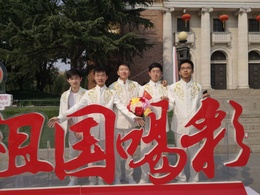
%> input picture 图像处理大作业/TEST.jpg, 260 x 195 px, shrunk from 1440 x 1080 before the run
$ octave Face4_2.m   (GNU Octave 9; MATLAB toolbox functions it lacks are replaced by stand-ins)
%> lines starting %> are read from the running program, lines starting %| are printed output that depends on the picture
clear all;close all;clc
load train.mat;
filename='C:\Users\THU-EE-WL\Desktop\TEST.jpg';

RGB=imread(filename);
%> RGB is the input picture: size 195x260x3 uint8; mean R, G, B 119.9, 82.5, 76
% [4 lines of commented-out code are left out]
[height,width,color]=size(RGB);
%> height = 195; width = 260; color = 3
RGB=double(RGB);
%> RGB: size 195x260x3 double

LEN=16; % block length 可以调整的参数；

H=fix(height/LEN);
%> H = 12
W=fix(width/LEN);
%> W = 16
R=RGB(:,:,1);
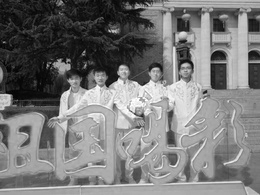
%> R: size 195x260 double; min 0, max 255, mean 119.9
G=RGB(:,:,2);
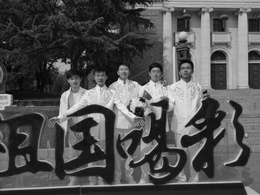
%> G: size 195x260 double; min 0, max 239, mean 82.5
B=RGB(:,:,3);
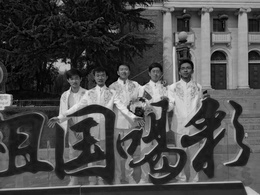
%> B: size 195x260 double; min 0, max 234, mean 76
mark=zeros(H,W); % mark matrix


L=4;v=v4;epsilon=0.695;
for idh=1:H
for idw=1:W
    target_r=R((idh-1)*LEN+1:idh*LEN,(idw-1)*LEN+1:idw*LEN);
    target_g=G((idh-1)*LEN+1:idh*LEN,(idw-1)*LEN+1:idw*LEN);
    target_b=B((idh-1)*LEN+1:idh*LEN,(idw-1)*LEN+1:idw*LEN);
    % 提取目标区域的三维颜色分量矩阵；

    u=zeros(1,2^(3*L)); % 频率分量向量
    for idx1=1:LEN
    for idx2=1:LEN
        r=target_r(idx1,idx2);
        g=target_g(idx1,idx2);
        b=target_b(idx1,idx2);
        kind=floor(r/(2^(8-L)))*2^(2*L)+floor(g/(2^(8-L)))*2^L+floor(b/(2^(8-L)));
        if kind>=0 && kind<2^(3*L)
            u(kind+1)=u(kind+1)+1;
        end
    end
    end
    u=u/(LEN^2);    % 得到一个块的颜色频率分量；

    % compute error and mark;
    err=1-sum(sqrt(v).*sqrt(u));
    if err<epsilon       % epsilon是可调参数；
        mark(idh,idw)=1; % 如果误差足够小，就标记该区域；
    end
end
end
%> after the loop, u = 4096 values, max 0.191 at index 1366, min 0 at index 1, mean 0.000244

% 对 mark matrix 进行中值滤波 3*3
for idx1=2:H-1
for idx2=2:W-1
    temp=mark(idx1-1:idx1+1,idx2-1:idx2+1);
    middle=mean(temp(1:9));
    mark(idx1,idx2)=round(middle); % 5是9中值；
end
end

% 区域提取
[L,n]=bwlabel(mark); %n代表区域联通的种类
%> n = 3
coor=zeros(n,4);
for k=1:n
    [r,c]=find(L==k);
    coor(k,1)=min(r); %垂直方向最小
    coor(k,2)=max(r); %垂直方向最大
    coor(k,3)=min(c); %水平方向最小
    coor(k,4)=max(c); %水平方向最大
end
%> this loop made 3 passes
%> (r, c) on passes 1 to 3: ([5; 5], [6; 7]), (1, 10), (6, 10)
%> after the loop, coor = [5 5 6 7; 1 1 10 10; 6 6 10 10]
% 有可能出现单条的垂直线或者水平线；

% 勾画轮廓
for k=1:n
    %if coor(k,1)~=coor(k,2) && coor(k,3)~=coor(k,4)
    a=(coor(k,1)-1)*LEN+1;
    b= coor(k,2)*LEN;
    c=(coor(k,3)-1)*LEN+1;
    d=coor(k,4)*LEN;
    for i=1:height
    for j=1:width
        % 边界判断条件；
        if(i>=a&&i<=b&&j>=c&&j<=d)
        if(i<=(a+2)||i>=(b-2)||j<=(c+2)||j>=(d-2))
            RGB(i,j,1)=255;
            RGB(i,j,2)=0;
            RGB(i,j,3)=0;
        end
        end
    end
    end
end
%> this loop made 3 passes
%> (a, b, c, d) on passes 1 to 3: (65, 80, 81, 112), (1, 16, 145, 160), (81, 96, 145, 160)
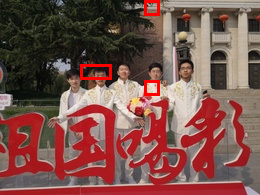
%> RGB: size 195x260x3 double; mean R, G, B 121.5, 81.5, 75.1

imshow(uint8(RGB));
imwrite(uint8(RGB),'TETS_check.png','png');
